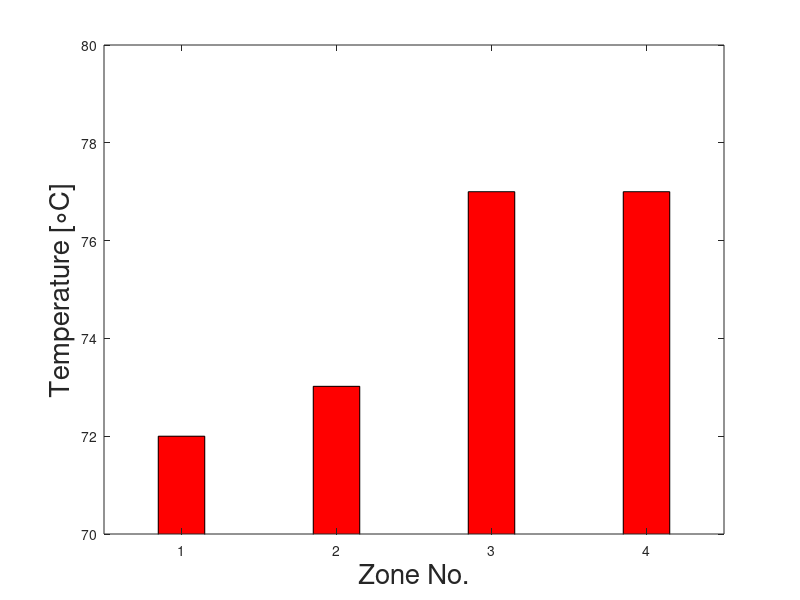

Source code (MATLAB): (Note: this script raises an error after producing the figure.)
close all;

% Myweight={'Before' [12.5]
%            'After' [8.7]};
% h=bar([Myweight{:,2}]);
% set(gca,'XtickLabel',Myweight(:,1));

MyWei=[345.15 346.17 350.15 350.15]-273.15;
% fakeX=[1 2];
wd=0.3;
h=bar([1 2 3 4],MyWei,wd,'facecolor','r');
% hold on;
% h=bar(2,[8.7],wd,'facecolor','g');
% set(gca,'Xtick',[1 2]);
% set(gca,'XtickLabel',{'Original','Optimised'},'FontSize',18);
ylabel('Temperature [\circC]','FontSize',20);
xlabel('Zone No.','FontSize',20)
ylim([70 80]);
% set(gca,'YLabel','Weight','FontSize',18);
% set(gca,'XtickLabel',{none,'Original','Optimised',none});
ax=gca;
ax.FontSize=18;
% box off;
% h.BarWidth=0.8;